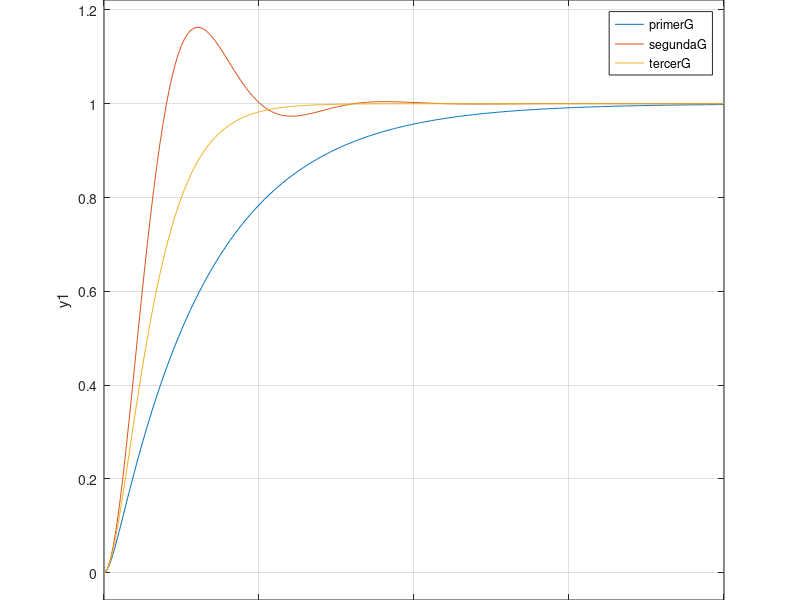

Here is the MATLAB script that generated this plot:
%%Ejercicio de Funciones de Transferencia
%   Sobreamortiguado: avanza lentamente hacia el equilibrio
%   Criticamente amortiguado: se mueve lo más rapidamente posible hacia el
%equilibrio sin fluctuar sobre él
%   Subamortiguado: movimiento oscilatorio hasta que regresa a su posición
%de equilibrio

%%Ejercicio 1.A
s = tf("s");
primerG = 9 / (s^2 + 12*s + 9);

%%Ejercicio 2.A
s = tf("s");
segundaG = 9 / (s^2 + 3*s + 9);

%%Ejercicio 3.A
s = tf("s");
tercerG = 9 / (s^2 + 6*s + 9);

%%Graficas del A)
step(primerG, segundaG, tercerG);
title("Ejercicio Pag.9 (A)")
ylabel("Amplitud")
xlabel("Tiempo")
legend("pG(t) - Subamortiguado", "sG(t) - Criticamente amortiguado", "tG(t) : Sobreamortiguado")
 
%%Medidas de Rendimiento (B)
%%Valor en estado Estable

[y, t] = step(primerG);
[y, t] = step(segundaG);
[y, t] = step(tercerG);
step(primerG, segundaG, tercerG)
title("EjB - Valor en estado estable = " + num2str(round(y(end)), 2));
grid on
